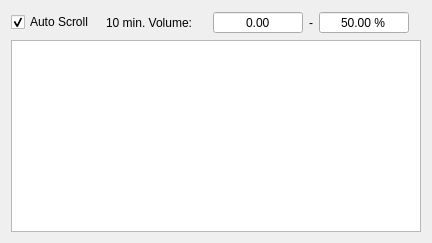
        <widget class="QWidget" name="tabLastTrades">
         <property name="sizePolicy">
          <sizepolicy hsizetype="Preferred" vsizetype="Preferred">
           <horstretch>0</horstretch>
           <verstretch>0</verstretch>
          </sizepolicy>
         </property>
         <property name="accessibleName">
          <string>TAB_LAST_TRADES</string>
         </property>
         <attribute name="title">
          <string>Trades</string>
         </attribute>
         <layout class="QGridLayout" name="gridLayout_23">
          <item row="0" column="1">
           <spacer name="horizontalSpacer_11">
            <property name="orientation">
             <enum>Qt::Horizontal</enum>
            </property>
            <property name="sizeHint" stdset="0">
             <size>
              <width>0</width>
              <height>20</height>
             </size>
            </property>
           </spacer>
          </item>
          <item row="0" column="0">
           <widget class="QCheckBox" name="tradesAutoScrollCheck">
            <property name="accessibleName">
             <string>AUTO_SCROLL</string>
            </property>
            <property name="text">
             <string>Auto Scroll</string>
            </property>
            <property name="checked">
             <bool>true</bool>
            </property>
           </widget>
          </item>
          <item row="0" column="2">
           <widget class="QLabel" name="label_27">
            <property name="sizePolicy">
             <sizepolicy hsizetype="Preferred" vsizetype="Preferred">
              <horstretch>0</horstretch>
              <verstretch>0</verstretch>
             </sizepolicy>
            </property>
            <property name="accessibleName">
             <string>XMIN_VOLUME</string>
            </property>
            <property name="text">
             <string>10 min. Volume:</string>
            </property>
            <property name="alignment">
             <set>Qt::AlignRight|Qt::AlignTrailing|Qt::AlignVCenter</set>
            </property>
           </widget>
          </item>
          <item row="0" column="3">
           <widget class="QLabel" name="btcLabel3_3">
            <property name="sizePolicy">
             <sizepolicy hsizetype="Maximum" vsizetype="Preferred">
              <horstretch>0</horstretch>
              <verstretch>0</verstretch>
             </sizepolicy>
            </property>
            <property name="font">
             <font>
              <pointsize>11</pointsize>
              <weight>50</weight>
              <bold>false</bold>
             </font>
            </property>
            <property name="accessibleDescription">
             <string>BTC_ICON</string>
            </property>
            <property name="text">
             <string/>
            </property>
            <property name="alignment">
             <set>Qt::AlignCenter</set>
            </property>
           </widget>
          </item>
          <item row="0" column="4">
           <widget class="QDoubleSpinBox" name="tradesVolume5m">
            <property name="sizePolicy">
             <sizepolicy hsizetype="Preferred" vsizetype="Fixed">
              <horstretch>0</horstretch>
              <verstretch>0</verstretch>
             </sizepolicy>
            </property>
            <property name="minimumSize">
             <size>
              <width>90</width>
              <height>0</height>
             </size>
            </property>
            <property name="whatsThis">
             <string>10MinVolume</string>
            </property>
            <property name="accessibleName">
             <string/>
            </property>
            <property name="accessibleDescription">
             <string/>
            </property>
            <property name="alignment">
             <set>Qt::AlignCenter</set>
            </property>
            <property name="readOnly">
             <bool>true</bool>
            </property>
            <property name="buttonSymbols">
             <enum>QAbstractSpinBox::NoButtons</enum>
            </property>
            <property name="specialValueText">
             <string/>
            </property>
            <property name="prefix">
             <string/>
            </property>
            <property name="decimals">
             <number>2</number>
            </property>
            <property name="minimum">
             <double>0.000000000000000</double>
            </property>
            <property name="maximum">
             <double>999999999.000000000000000</double>
            </property>
            <property name="singleStep">
             <double>0.100000000000000</double>
            </property>
           </widget>
          </item>
          <item row="0" column="7">
           <spacer name="horizontalSpacer_5">
            <property name="orientation">
             <enum>Qt::Horizontal</enum>
            </property>
            <property name="sizeHint" stdset="0">
             <size>
              <width>0</width>
              <height>20</height>
             </size>
            </property>
           </spacer>
          </item>
          <item row="0" column="5">
           <widget class="QLabel" name="tradesLabelDirection">
            <property name="text">
             <string>-</string>
            </property>
           </widget>
          </item>
          <item row="0" column="6">
           <widget class="QDoubleSpinBox" name="tradesBidsPrecent">
            <property name="sizePolicy">
             <sizepolicy hsizetype="Preferred" vsizetype="Fixed">
              <horstretch>0</horstretch>
              <verstretch>0</verstretch>
             </sizepolicy>
            </property>
            <property name="minimumSize">
             <size>
              <width>90</width>
              <height>0</height>
             </size>
            </property>
            <property name="toolTip">
             <string>(10 min Bids Volume)/(10 min Asks Volume)*100</string>
            </property>
            <property name="whatsThis">
             <string>10MinBuyDivSell</string>
            </property>
            <property name="accessibleName">
             <string/>
            </property>
            <property name="accessibleDescription">
             <string/>
            </property>
            <property name="alignment">
             <set>Qt::AlignCenter</set>
            </property>
            <property name="readOnly">
             <bool>true</bool>
            </property>
            <property name="buttonSymbols">
             <enum>QAbstractSpinBox::NoButtons</enum>
            </property>
            <property name="specialValueText">
             <string/>
            </property>
            <property name="prefix">
             <string/>
            </property>
            <property name="suffix">
             <string> %</string>
            </property>
            <property name="decimals">
             <number>2</number>
            </property>
            <property name="minimum">
             <double>0.000000000000000</double>
            </property>
            <property name="maximum">
             <double>100.000000000000000</double>
            </property>
            <property name="singleStep">
             <double>0.100000000000000</double>
            </property>
            <property name="value">
             <double>50.000000000000000</double>
            </property>
           </widget>
          </item>
          <item row="1" column="0" colspan="11">
           <widget class="QTableView" name="tableTrades">
            <property name="contextMenuPolicy">
             <enum>Qt::CustomContextMenu</enum>
            </property>
            <property name="horizontalScrollBarPolicy">
             <enum>Qt::ScrollBarAlwaysOff</enum>
            </property>
            <property name="editTriggers">
             <set>QAbstractItemView::NoEditTriggers</set>
            </property>
            <property name="showDropIndicator" stdset="0">
             <bool>false</bool>
            </property>
            <property name="alternatingRowColors">
             <bool>false</bool>
            </property>
            <property name="selectionBehavior">
             <enum>QAbstractItemView::SelectRows</enum>
            </property>
            <property name="textElideMode">
             <enum>Qt::ElideNone</enum>
            </property>
            <property name="verticalScrollMode">
             <enum>QAbstractItemView::ScrollPerPixel</enum>
            </property>
            <property name="horizontalScrollMode">
             <enum>QAbstractItemView::ScrollPerPixel</enum>
            </property>
            <property name="showGrid">
             <bool>false</bool>
            </property>
            <property name="wordWrap">
             <bool>false</bool>
            </property>
            <property name="cornerButtonEnabled">
             <bool>false</bool>
            </property>
            <attribute name="horizontalHeaderHighlightSections">
             <bool>false</bool>
            </attribute>
            <attribute name="horizontalHeaderMinimumSectionSize">
             <number>10</number>
            </attribute>
            <attribute name="verticalHeaderVisible">
             <bool>false</bool>
            </attribute>
            <attribute name="verticalHeaderHighlightSections">
             <bool>false</bool>
            </attribute>
           </widget>
          </item>
          <item row="0" column="8" colspan="3">
           <layout class="QGridLayout" name="gridLayout_37">
            <property name="leftMargin">
             <number>0</number>
            </property>
            <property name="spacing">
             <number>0</number>
            </property>
           </layout>
          </item>
         </layout>
        </widget>
